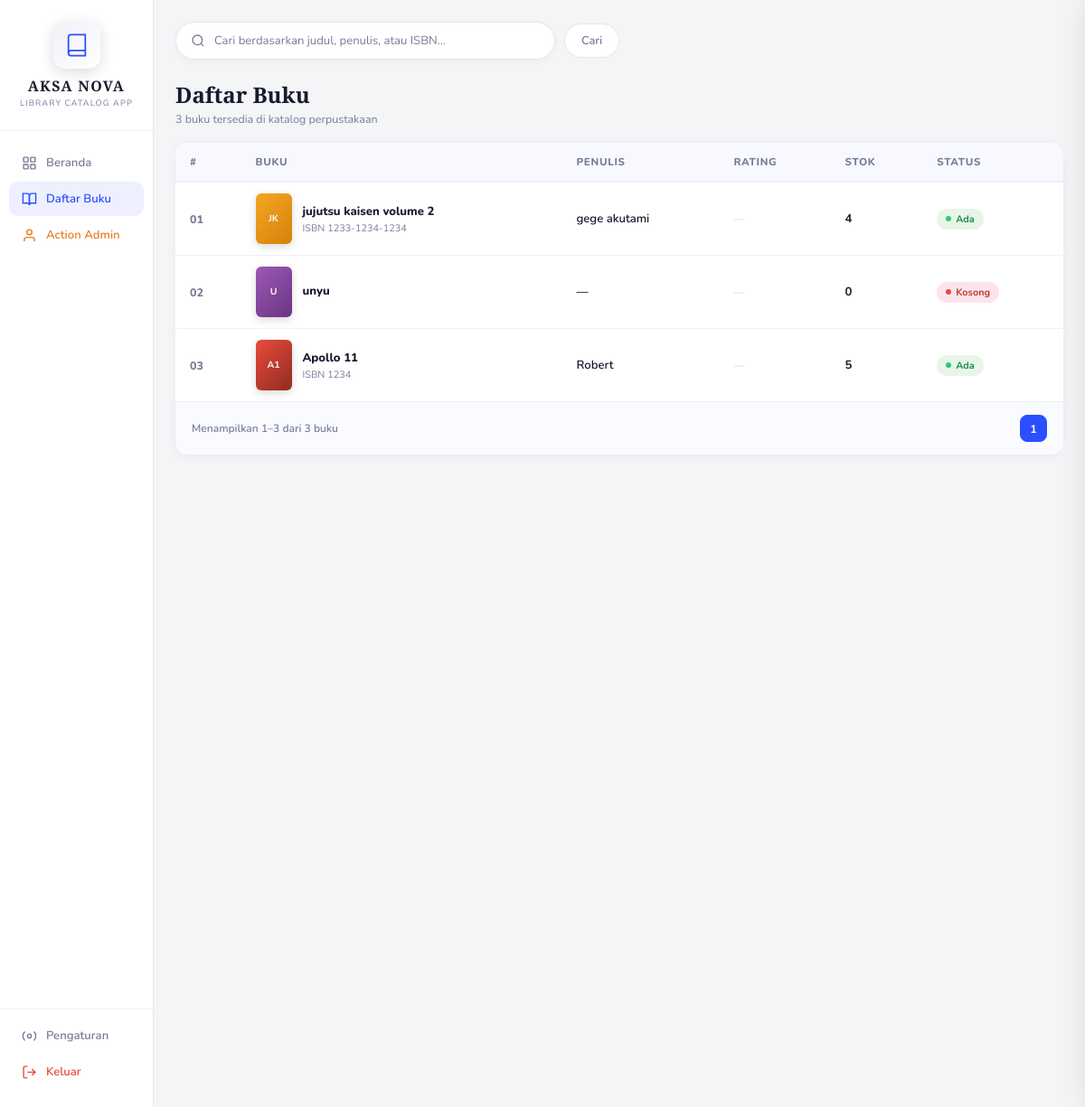
/daftar_buku.php (signed in), run on the app's committed database.
### tables this page shows
CREATE TABLE `buku` (
  `id` int NOT NULL,
  `judul` varchar(255) NOT NULL,
  `penulis` varchar(255) NOT NULL DEFAULT '',
  `isbn` varchar(50) NOT NULL DEFAULT '',
  `genre` varchar(100) NOT NULL DEFAULT '',
  `sinopsis` text,
  `stok` int NOT NULL DEFAULT '0',
  `gambar` varchar(500) NOT NULL DEFAULT '',
  `created_at` timestamp NULL DEFAULT CURRENT_TIMESTAMP,
  `updated_at` timestamp NULL DEFAULT CURRENT_TIMESTAMP ON UPDATE CURRENT_TIMESTAMP
);

### daftar_buku.php (the view, shortened to what this page needs)
<?php
require_once "db.php";
$role       = $_SESSION["role"]       ?? "member";
$is_admin   = ($role === "admin");
$per_page   = 10;
$page       = max(1, (int)($_GET["page"] ?? 1));
$offset     = ($page - 1) * $per_page;
$search = trim($_GET["q"] ?? "");
$where  = "";
$total_res  = mysqli_query($conn, "SELECT COUNT(*) AS total FROM buku $where");
$total_row  = mysqli_fetch_assoc($total_res);
$total_buku = (int)$total_row["total"];
$total_pages = max(1, ceil($total_buku / $per_page));
$page = min($page, $total_pages);
$buku_list = [];
$res = mysqli_query($conn,
    "SELECT * FROM buku $where ORDER BY id ASC LIMIT $per_page OFFSET $offset"
);
while ($row = mysqli_fetch_assoc($res)) $buku_list[] = $row;
if (!empty($buku_list)) {
    $rating_counts = [];
}
$cover_cls = ["c1","c2","c3","c4","c5","c6","c7","c8"];
function getStatus(int $stok): array {
    if ($stok <= 0) return ["habis",   "Kosong"];
    return ["tersedia","Ada"];
}
?>
<!DOCTYPE html>
<html lang="id">
<head>
</head>
<body>
<aside class="sidebar" id="sidebar">
  <div class="logo-wrap">
    <div class="logo-icon">
      <svg viewBox="0 0 24 24" fill="none" stroke="currentColor" stroke-width="1.5">
        <path d="M4 19.5A2.5 2.5 0 0 1 6.5 17H20"/>
        <path d="M6.5 2H20v20H6.5A2.5 2.5 0 0 1 4 19.5v-15A2.5 2.5 0 0 1 6.5 2z"/>
      </svg>
    </div>
    <div class="logo-name">AKSA NOVA</div>
    <div class="logo-sub">Library Catalog App</div>
  </div>
  <nav class="nav">
    <a href="beranda.php" class="nav-item">
      <svg viewBox="0 0 24 24" fill="none" stroke="currentColor" stroke-width="2"><rect x="3" y="3" width="7" height="7" rx="1"/><rect x="14" y="3" width="7" height="7" rx="1"/><rect x="3" y="14" width="7" height="7" rx="1"/><rect x="14" y="14" width="7" height="7" rx="1"/></svg>
      Beranda
    </a>
    <a href="daftar_buku.php" class="nav-item active">
      <svg viewBox="0 0 24 24" fill="none" stroke="currentColor" stroke-width="2"><path d="M2 3h6a4 4 0 0 1 4 4v14a3 3 0 0 0-3-3H2z"/><path d="M22 3h-6a4 4 0 0 0-4 4v14a3 3 0 0 1 3-3h7z"/></svg>
      Daftar Buku
    </a>
    <?php if ($is_admin): ?>
    <a href="halaman_admin.php" class="nav-item admin-only">
      <svg viewBox="0 0 24 24" fill="none" stroke="currentColor" stroke-width="2"><path d="M20 21v-2a4 4 0 0 0-4-4H8a4 4 0 0 0-4 4v2"/><circle cx="12" cy="7" r="4"/></svg>
      Action Admin
    </a>
    <?php endif; ?>
  </nav>
  <div class="nav-bottom">
    <a href="#" class="nav-item"  onclick="bukaSettings(); return false;" title="Pengaturan Tampilan">
      <svg viewBox="0 0 24 24" fill="none" stroke="currentColor" stroke-width="2"><circle cx="12" cy="12" r="3"/><path d="M19.07 4.93a10 10 0 0 1 0 14.14M4.93 4.93a10 10 0 0 0 0 14.14"/></svg>
      Pengaturan
    </a>
    <a href="logout.php" class="nav-item" style="color:#e74c3c;">
      <svg viewBox="0 0 24 24" fill="none" stroke="currentColor" stroke-width="2"><path d="M9 21H5a2 2 0 0 1-2-2V5a2 2 0 0 1 2-2h4"/><polyline points="16 17 21 12 16 7"/><line x1="21" y1="12" x2="9" y2="12"/></svg>
      Keluar
    </a>
  </div>
</aside>
<main class="main">
  <form method="GET" action="daftar_buku.php">
    <div class="topbar">
      <div class="search-wrap">
        <svg viewBox="0 0 24 24" fill="none" stroke="currentColor" stroke-width="2"><circle cx="11" cy="11" r="8"/><path d="m21 21-4.35-4.35"/></svg>
        <input type="text" name="q" placeholder="Cari berdasarkan judul, penulis, atau ISBN…" value="<?= htmlspecialchars($search) ?>"/>
      </div>
      <button type="submit" class="tab-btn">Cari</button>
    </div>
  </form>
  <div class="page-header">
    <div class="page-title">Daftar Buku</div>
    <div class="page-subtitle">
      <?php if ($search): ?>
        <?= $total_buku ?> buku cocok dengan "<strong><?= htmlspecialchars($search) ?></strong>"
      <?php else: ?>
        <?= $total_buku ?> buku tersedia di katalog perpustakaan
      <?php endif; ?>
    </div>
  </div>
  <div class="table-card">
    <table>
      <thead>
        <tr>
          <th>#</th>
          <th>Buku</th>
          <th class="col-hide">Penulis</th>
          <th>Rating</th>
          <th>Stok</th>
          <th>Status</th>
        </tr>
      </thead>
      <tbody>
        <?php if (empty($buku_list)): ?>
        <tr class="empty-row">
          <td colspan="6">
            <?= $search ? "Tidak ada buku yang cocok dengan \"" . htmlspecialchars($search) . "\"." : "Belum ada buku di katalog." ?>
          </td>
        </tr>
        <?php else: ?>
        <?php foreach ($buku_list as $i => $buku):
          $num   = $offset + $i + 1;
          $col   = $cover_cls[$i % count($cover_cls)];
          [$status_cls, $status_label] = getStatus((int)$buku["stok"]);
          $words   = preg_split('/\s+/', trim($buku["judul"]));
          $initial = mb_strtoupper(mb_substr($words[0], 0, 1)) . (isset($words[1]) ? mb_strtoupper(mb_substr($words[1], 0, 1)) : "");
        ?>
        <tr onclick="bukaDetailBuku(<?= $buku['id'] ?>)" style="cursor:pointer;">
          <td style="font-weight:800;color:var(--muted);font-size:.78rem;"><?= str_pad($num, 2, "0", STR_PAD_LEFT) ?></td>
          <td>
            <div class="book-identity">
              <div class="book-cover-sm <?= $col ?>">
                <?php if ($buku["gambar"] && file_exists($buku["gambar"])): ?>
                  <img src="<?= htmlspecialchars($buku["gambar"]) ?>" alt="<?= htmlspecialchars($buku["judul"]) ?>">
                <?php else: ?>
                  <div class="book-cover-initial"><?= htmlspecialchars($initial) ?></div>
                <?php endif; ?>
              </div>
              <div>
                <div class="td-title"><?= htmlspecialchars($buku["judul"]) ?></div>
                <div class="td-isbn"><?= $buku["isbn"] ? "ISBN " . htmlspecialchars($buku["isbn"]) : "" ?></div>
              </div>
            </div>
          </td>
          <td class="col-hide"><span class="td-author"><?= htmlspecialchars($buku["penulis"] ?: "—") ?></span></td>
          <td onclick="event.stopPropagation()">
            <?php
              $rat = $rating_counts[$buku["id"]] ?? null;
              if ($rat && $rat["total"] > 0):
                $full = floor($rat["avg"]);
            ?>
            <div class="td-rating">
              <?php for ($s=1;$s<=5;$s++): ?>
                <svg viewBox="0 0 24 24" fill="<?= $s<=$full?'#f5a623':'none' ?>" stroke="#f5a623" stroke-width="2" stroke-linejoin="round">
                  <polygon points="12 2 15.09 8.26 22 9.27 17 14.14 18.18 21.02 12 17.77 5.82 21.02 7 14.14 2 9.27 8.91 8.26 12 2"/>
                </svg>
              <?php endfor; ?>
              <span class="td-rating-num"><?= $rat["avg"] ?></span>
            </div>
            <?php else: ?>
            <span class="td-rating-empty">—</span>
            <?php endif; ?>
          </td>
          <td><span class="td-stock"><?= (int)$buku["stok"] ?></span></td>
          <td><span class="status-badge status-<?= $status_cls ?>"><span class="dot"></span><?= $status_label ?></span></td>
        </tr>
        <?php endforeach; ?>
        <?php endif; ?>
      </tbody>
    </table>
    <?php
    $from = $total_buku === 0 ? 0 : $offset + 1;
    $to   = min($offset + $per_page, $total_buku);
    $qs   = $search ? "&q=" . urlencode($search) : "";
    ?>
    <div class="pagination-wrap">
      <div class="pagination-info">Menampilkan <?= $from ?>–<?= $to ?> dari <?= $total_buku ?> buku</div>
      <div class="pagination-btns">
        <?php
        $start = max(1, $page - 2);
        $end   = min($total_pages, $page + 2);
        for ($p = $start; $p <= $end; $p++):
        ?>
          <a href="?page=<?= $p . $qs ?>" class="page-btn <?= $p === $page ? 'active' : '' ?>"><?= $p ?></a>
        <?php endfor; ?>
      </div>
    </div>
  </div>
</main>
</body>
</html>

### settings_include.php (style rules this page uses)
:root { --font-family: 'Nunito', sans-serif; --font-size-base: 14px; --font-weight-base: 400; --radius: 14px; --spacing: 1rem; --trans-speed: .2s; --accent-rgb: 43,79,255; --border-color: #e8e9f0; --card-border: #eef0fc; --book-card: #f8f9ff; }
body { font-family: var(--font-family) !important; font-size: var(--font-size-base) !important; font-weight: var(--font-weight-base) !important; }
.sidebar { border-right: 1px solid var(--border-color) !important; }
body, .sidebar, .section-card, .stats-card, .admin-card, .book-card, .nav-item { transition: background var(--trans-speed) ease, color var(--trans-speed) ease !important; }

### data on the page
buku: num "01", judul "JK", judul "jujutsu kaisen volume 2", isbn "1233-1234-1234", penulis "gege akutami", stok "4", status_label "Ada"
buku: num "02", judul "U", judul "unyu", penulis "—", stok "0", status_label "Kosong"
buku: num "03", judul "A1", judul "Apollo 11", isbn "1234", penulis "Robert", stok "5", status_label "Ada"

### other printed values
$total_buku "3"
$from "1"
$to "3"
